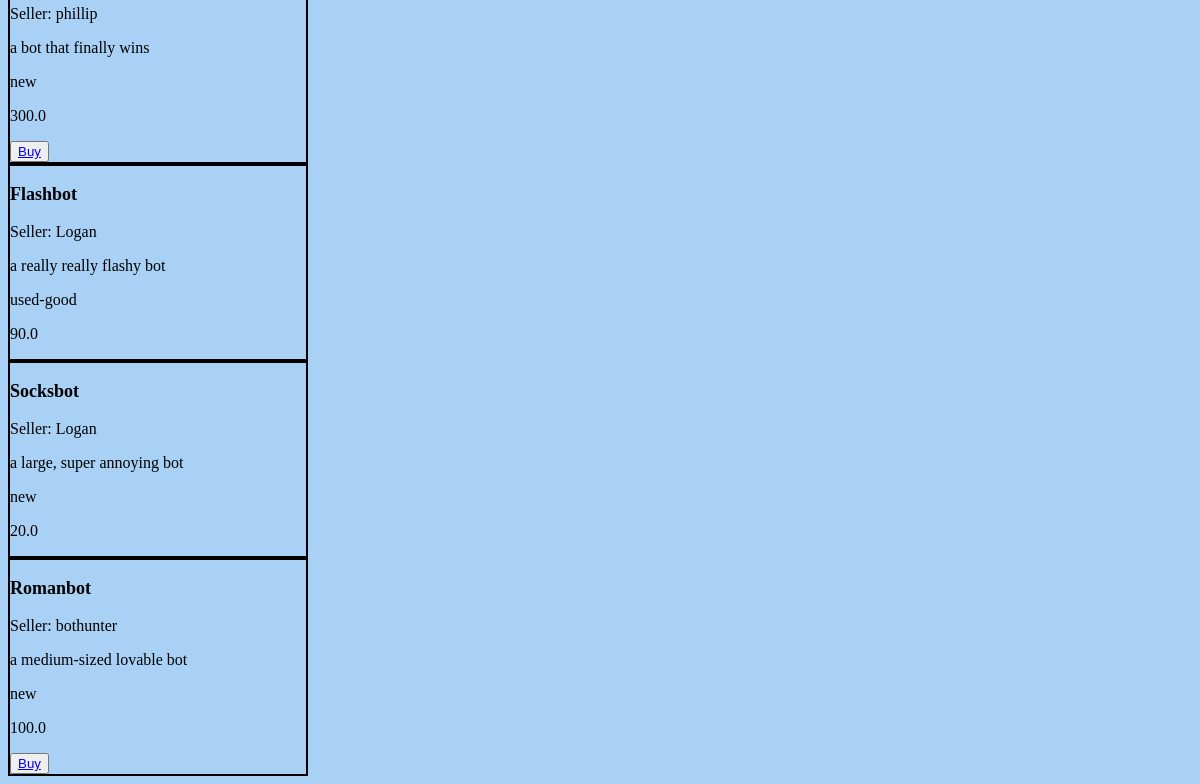
/buy/ (signed in, lower part), run on an earlier commit of the app's database.
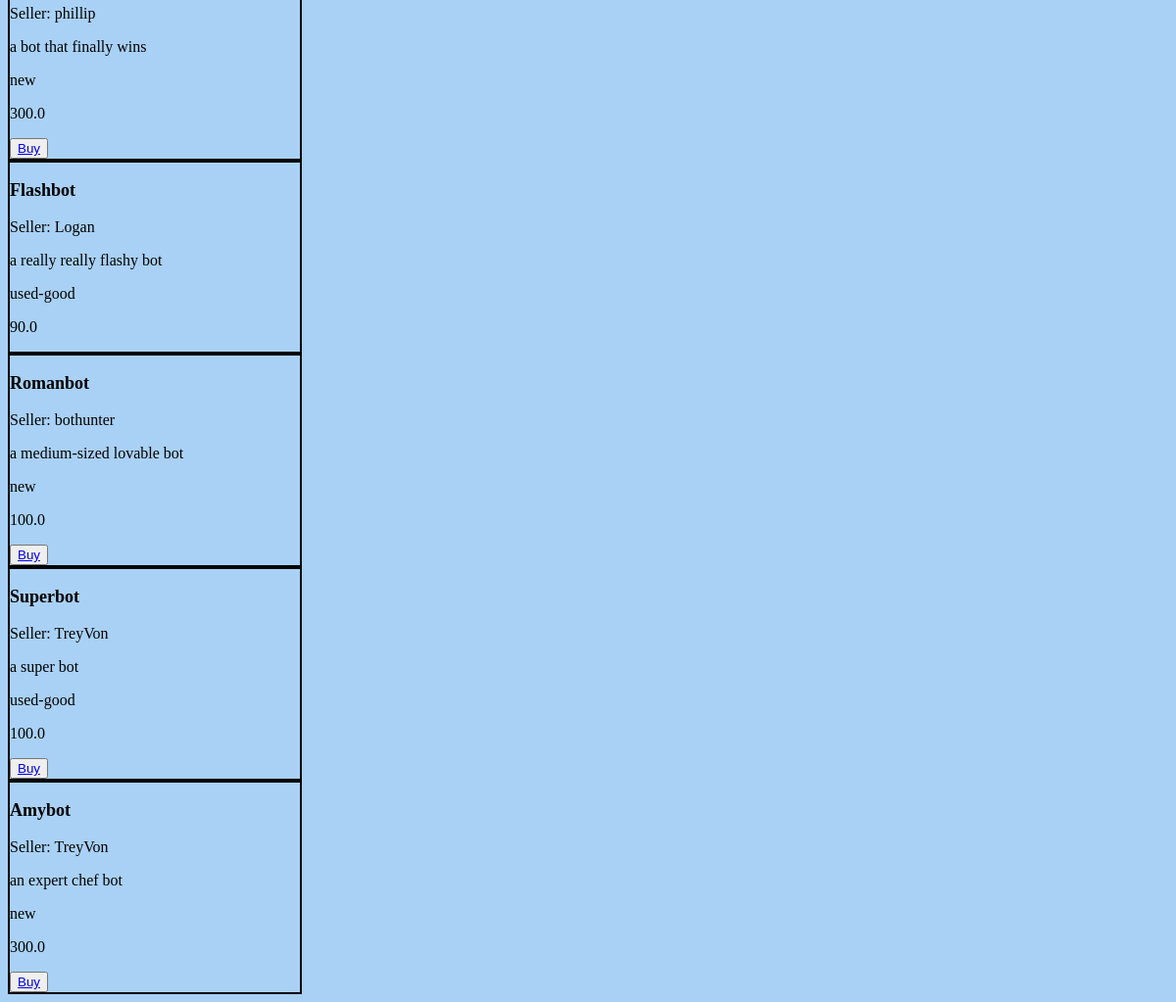
And on a later commit of the database.
### app/models.py (models this page shows)
class postModel(models.Model):
    CHOICES = (
        ("new", "new"),
        ("like-new", "like-new"),
        ("used-good", "used-good"),
        ("used", "used"),
    )
    user = models.ForeignKey(
        User,
        related_name="user_posts",
        on_delete=models.CASCADE,
        default=None,
        null=True,
    )
    name = models.CharField(max_length=100)
    desc = models.CharField(max_length=200)
    cond = models.CharField(choices=CHOICES, max_length=100)
    price = models.FloatField()

### app/views.py (the view)
# urls.py: path("buy/", views.buyView, name="buy"),
@login_required(login_url="login")
def buyView(request):
    items = postModel.objects.all()
    if request.method == "POST":
        form = buyForm(request.POST)
        return render(request, "buy.html", {"form": form, "items": items})
    form = buyForm()
    return render(request, "buy.html", {"form": form, "items": items})

### app/templates/buy.html (shortened to what this page needs)
{% extends 'home.html' %} {% block content %}
{% if items is not None %}
{% for item in items %}
<div class="item">
    <p class="item_name">{{ item.name }}</p>
    <p>Seller: {{ item.user }}</p>
    <p>{{ item.desc }}</p>
    <p>{{ item.cond }}</p>
    <p>{{ item.price }}</p>
{% if user.username != item.user.username %}
    <button><a href="{% url "purchase" item.id %}">Buy</a></button>
{% endif %}
</div>
{% endfor %}
{% endif %}
{% endblock content %}

### app/templates/home.html (shortened to what this page needs)
{% load static %}
<!DOCTYPE html>
<html lang="en">
  <head>
    <link rel="stylesheet" href={% static "style.css" %}>
  </head>
  <body>
    {% block content %}{% endblock content %}
  </body>
</html>

### app/static/style.css (style rules this page uses)
.item_name { font-weight: bold; font-size: large; }
.item { border: 2px solid black; width: 25%; }
body { background-color: rgb(169, 209, 245); }

What changed in the data, as far as the page shows it:
removed postModel: name "Socksbot", user "Logan", desc "a large, super annoying bot", cond "new", price "20.0"
added postModel: name "Superbot", user "TreyVon", desc "a super bot", cond "used-good", price "100.0", shows "Buy"
added postModel: name "Amybot", user "TreyVon", desc "an expert chef bot", cond "new", price "300.0", shows "Buy"
